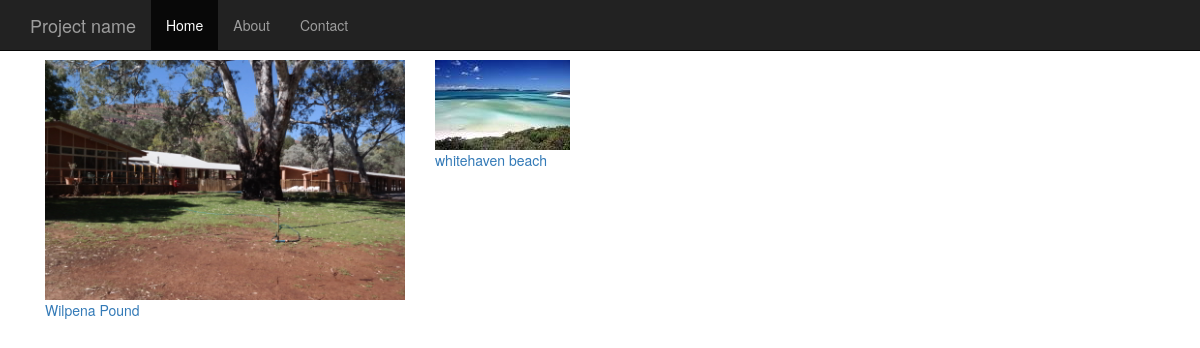
Screenshot of /blog/ with the database file from the repository.
### blog/models.py (models this page shows, shortened)
class Post(models.Model):
    title = models.CharField(max_length=100)
    content = models.TextField()
    photo = models.ImageField()
    created_at = models.DateTimeField(auto_now_add=True)
    updated_at = models.DateTimeField(auto_now=True)

### blog/views.py (the view)
def index(request):
    post_list = Post.objects.all()
    return render(request, 'blog/index.html', {
        'post_list': post_list,
    })

### blog/templates/blog/index.html
{% extends 'blog/base.html' %}
{% block content %}
    <div class="row">
        {% for post in post_list %}
        <div class="col-sm-4">
            <img src="{{ post.photo.url }}" style="max-width: 100%;" />
            <div class="caption">
                <a href="{% url 'blog:post_detail' post.pk %}">
                {{ post.title }}
                </a>
            </div>
        </div>
        {% endfor %}
    </div>
{% endblock %}

### blog/templates/blog/base.html (style rules this page uses)
body { padding-top: 60px; padding-left: 30px; padding-bottom: 30px; }

### rows the page displays
Post: photo (picture), title "Wilpena Pound"
Post: photo (picture), title "whitehaven beach"
